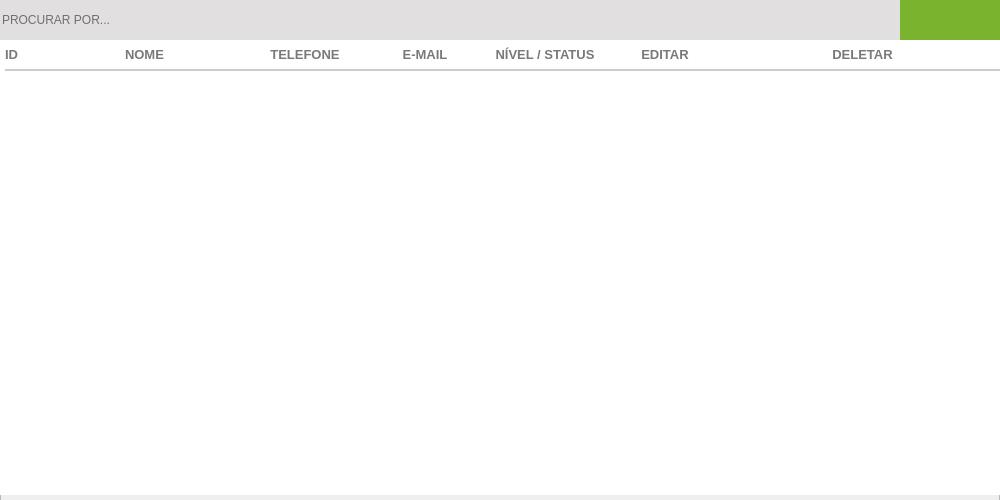
<?xml version="1.0" encoding="UTF-8"?>
<ui version="4.0">
 <class>ct_Usuario</class>
 <widget class="QFrame" name="ct_Usuario">
  <property name="geometry">
   <rect>
    <x>0</x>
    <y>0</y>
    <width>1000</width>
    <height>500</height>
   </rect>
  </property>
  <property name="windowTitle">
   <string>Frame</string>
  </property>
  <widget class="QFrame" name="fr_Usurio">
   <property name="geometry">
    <rect>
     <x>0</x>
     <y>0</y>
     <width>1000</width>
     <height>5000</height>
    </rect>
   </property>
   <property name="frameShape">
    <enum>QFrame::StyledPanel</enum>
   </property>
   <property name="frameShadow">
    <enum>QFrame::Raised</enum>
   </property>
   <widget class="QTableWidget" name="tb_Usuario">
    <property name="geometry">
     <rect>
      <x>0</x>
      <y>40</y>
      <width>1000</width>
      <height>455</height>
     </rect>
    </property>
    <property name="cursor" stdset="0">
     <cursorShape>PointingHandCursor</cursorShape>
    </property>
    <property name="focusPolicy">
     <enum>Qt::WheelFocus</enum>
    </property>
    <property name="styleSheet">
     <string notr="true">QTableView{
color: #797979;
font-weight: bold;
font-size: 13px;
background: #FFF;
padding: 0 0 0 5px;
}
QHeaderView:section{
background: #FFF;
padding: 5px 0 ;
font-size: 13px;
font-family: &quot;Arial&quot;;
font-weight: bold;
color: #797979;
border: none;
border-bottom: 2px solid #CCC;
}
QTableView::item {
border-bottom: 2px solid #CCC;
padding: 2px;
}

</string>
    </property>
    <property name="frameShape">
     <enum>QFrame::NoFrame</enum>
    </property>
    <property name="frameShadow">
     <enum>QFrame::Plain</enum>
    </property>
    <property name="autoScrollMargin">
     <number>20</number>
    </property>
    <property name="editTriggers">
     <set>QAbstractItemView::NoEditTriggers</set>
    </property>
    <property name="tabKeyNavigation">
     <bool>false</bool>
    </property>
    <property name="showDropIndicator" stdset="0">
     <bool>false</bool>
    </property>
    <property name="dragDropOverwriteMode">
     <bool>false</bool>
    </property>
    <property name="selectionMode">
     <enum>QAbstractItemView::NoSelection</enum>
    </property>
    <property name="selectionBehavior">
     <enum>QAbstractItemView::SelectRows</enum>
    </property>
    <property name="textElideMode">
     <enum>Qt::ElideMiddle</enum>
    </property>
    <property name="showGrid">
     <bool>false</bool>
    </property>
    <property name="cornerButtonEnabled">
     <bool>false</bool>
    </property>
    <property name="rowCount">
     <number>0</number>
    </property>
    <attribute name="horizontalHeaderDefaultSectionSize">
     <number>120</number>
    </attribute>
    <attribute name="horizontalHeaderStretchLastSection">
     <bool>true</bool>
    </attribute>
    <attribute name="verticalHeaderVisible">
     <bool>false</bool>
    </attribute>
    <attribute name="verticalHeaderCascadingSectionResizes">
     <bool>true</bool>
    </attribute>
    <attribute name="verticalHeaderDefaultSectionSize">
     <number>50</number>
    </attribute>
    <column>
     <property name="text">
      <string>ID</string>
     </property>
     <property name="font">
      <font>
       <family>Segoe UI</family>
       <pointsize>10</pointsize>
       <weight>75</weight>
       <bold>true</bold>
      </font>
     </property>
     <property name="textAlignment">
      <set>AlignLeading|AlignVCenter</set>
     </property>
     <property name="background">
      <color alpha="0">
       <red>0</red>
       <green>0</green>
       <blue>0</blue>
      </color>
     </property>
     <property name="foreground">
      <brush brushstyle="SolidPattern">
       <color alpha="255">
        <red>80</red>
        <green>79</green>
        <blue>79</blue>
       </color>
      </brush>
     </property>
    </column>
    <column>
     <property name="text">
      <string>NOME</string>
     </property>
     <property name="font">
      <font>
       <family>Segoe UI</family>
       <pointsize>10</pointsize>
       <weight>75</weight>
       <bold>true</bold>
      </font>
     </property>
     <property name="textAlignment">
      <set>AlignLeading|AlignVCenter</set>
     </property>
     <property name="foreground">
      <brush brushstyle="SolidPattern">
       <color alpha="255">
        <red>80</red>
        <green>79</green>
        <blue>79</blue>
       </color>
      </brush>
     </property>
    </column>
    <column>
     <property name="text">
      <string>TELEFONE</string>
     </property>
     <property name="font">
      <font>
       <family>Segoe UI</family>
       <pointsize>10</pointsize>
       <weight>75</weight>
       <bold>true</bold>
      </font>
     </property>
     <property name="textAlignment">
      <set>AlignCenter</set>
     </property>
     <property name="foreground">
      <brush brushstyle="SolidPattern">
       <color alpha="255">
        <red>80</red>
        <green>79</green>
        <blue>79</blue>
       </color>
      </brush>
     </property>
    </column>
    <column>
     <property name="text">
      <string>E-MAIL</string>
     </property>
     <property name="font">
      <font>
       <family>Segoe UI</family>
       <pointsize>10</pointsize>
       <weight>75</weight>
       <bold>true</bold>
      </font>
     </property>
     <property name="textAlignment">
      <set>AlignCenter</set>
     </property>
     <property name="foreground">
      <brush brushstyle="SolidPattern">
       <color alpha="255">
        <red>80</red>
        <green>79</green>
        <blue>79</blue>
       </color>
      </brush>
     </property>
    </column>
    <column>
     <property name="text">
      <string>NÍVEL / STATUS</string>
     </property>
     <property name="font">
      <font>
       <family>Segoe UI</family>
       <pointsize>10</pointsize>
       <weight>75</weight>
       <bold>true</bold>
      </font>
     </property>
     <property name="textAlignment">
      <set>AlignCenter</set>
     </property>
     <property name="foreground">
      <brush brushstyle="NoBrush">
       <color alpha="255">
        <red>80</red>
        <green>79</green>
        <blue>79</blue>
       </color>
      </brush>
     </property>
    </column>
    <column>
     <property name="text">
      <string>EDITAR</string>
     </property>
     <property name="font">
      <font>
       <family>Segoe UI</family>
       <pointsize>10</pointsize>
       <weight>75</weight>
       <bold>true</bold>
      </font>
     </property>
     <property name="textAlignment">
      <set>AlignCenter</set>
     </property>
     <property name="foreground">
      <brush brushstyle="SolidPattern">
       <color alpha="255">
        <red>80</red>
        <green>79</green>
        <blue>79</blue>
       </color>
      </brush>
     </property>
    </column>
        <column>
     <property name="text">
      <string>DELETAR</string>
     </property>
     <property name="font">
      <font>
       <family>Segoe UI</family>
       <pointsize>10</pointsize>
       <weight>75</weight>
       <bold>true</bold>
      </font>
     </property>
     <property name="textAlignment">
      <set>AlignCenter</set>
     </property>
     <property name="foreground">
      <brush brushstyle="SolidPattern">
       <color alpha="255">
        <red>80</red>
        <green>79</green>
        <blue>79</blue>
       </color>
      </brush>
     </property>
    </column>
   </widget>
   <widget class="QFrame" name="fr_TopoUsuarios">
    <property name="geometry">
     <rect>
      <x>0</x>
      <y>0</y>
      <width>1000</width>
      <height>40</height>
     </rect>
    </property>
    <property name="styleSheet">
     <string notr="true">background:#E1DFE0;
border: none;</string>
    </property>
    <widget class="QPushButton" name="bt_BuscaUsurio">
     <property name="geometry">
      <rect>
       <x>830</x>
       <y>5</y>
       <width>30</width>
       <height>30</height>
      </rect>
     </property>
     <property name="font">
      <font>
       <family>Arial</family>
      </font>
     </property>
     <property name="cursor">
      <cursorShape>PointingHandCursor</cursorShape>
     </property>
     <property name="focusPolicy">
      <enum>Qt::NoFocus</enum>
     </property>
     <property name="contextMenuPolicy">
      <enum>Qt::NoContextMenu</enum>
     </property>
     <property name="toolTip">
      <string>BUSCAR</string>
     </property>
     <property name="text">
      <string/>
     </property>
    </widget>
    <widget class="QPushButton" name="bt_AddNovoUsuario">
     <property name="geometry">
      <rect>
       <x>900</x>
       <y>0</y>
       <width>100</width>
       <height>40</height>
      </rect>
     </property>
     <property name="cursor">
      <cursorShape>PointingHandCursor</cursorShape>
     </property>
     <property name="focusPolicy">
      <enum>Qt::NoFocus</enum>
     </property>
     <property name="contextMenuPolicy">
      <enum>Qt::ActionsContextMenu</enum>
     </property>
     <property name="styleSheet">
      <string notr="true">QPushButton {
background-color: #7AB32E;
 }
QPushButton:hover{
background-color: #40a286
}</string>
     </property>
     <property name="text">
      <string/>
     </property>
     <property name="iconSize">
      <size>
       <width>75</width>
       <height>35</height>
      </size>
     </property>
    </widget>
    <widget class="QLineEdit" name="tx_BuscarUsuario">
     <property name="geometry">
      <rect>
       <x>0</x>
       <y>5</y>
       <width>830</width>
       <height>30</height>
      </rect>
     </property>
     <property name="font">
      <font>
       <family>Arial</family>
      </font>
     </property>
     <property name="focusPolicy">
      <enum>Qt::ClickFocus</enum>
     </property>
     <property name="styleSheet">
      <string notr="true">QLineEdit {
color: #000
}
</string>
     </property>
     <property name="placeholderText">
      <string>PROCURAR POR...</string>
     </property>
    </widget>
    <widget class="QPushButton" name="bt_PrintRelatUsuario">
     <property name="geometry">
      <rect>
       <x>870</x>
       <y>5</y>
       <width>30</width>
       <height>30</height>
      </rect>
     </property>
     <property name="font">
      <font>
       <family>Arial</family>
      </font>
     </property>
     <property name="cursor">
      <cursorShape>PointingHandCursor</cursorShape>
     </property>
     <property name="focusPolicy">
      <enum>Qt::NoFocus</enum>
     </property>
     <property name="contextMenuPolicy">
      <enum>Qt::NoContextMenu</enum>
     </property>
     <property name="toolTip">
      <string>IMPRIMIR</string>
     </property>
     <property name="text">
      <string/>
     </property>
    </widget>
   </widget>
  </widget>
 </widget>
 <resources/>
 <connections/>
</ui>
